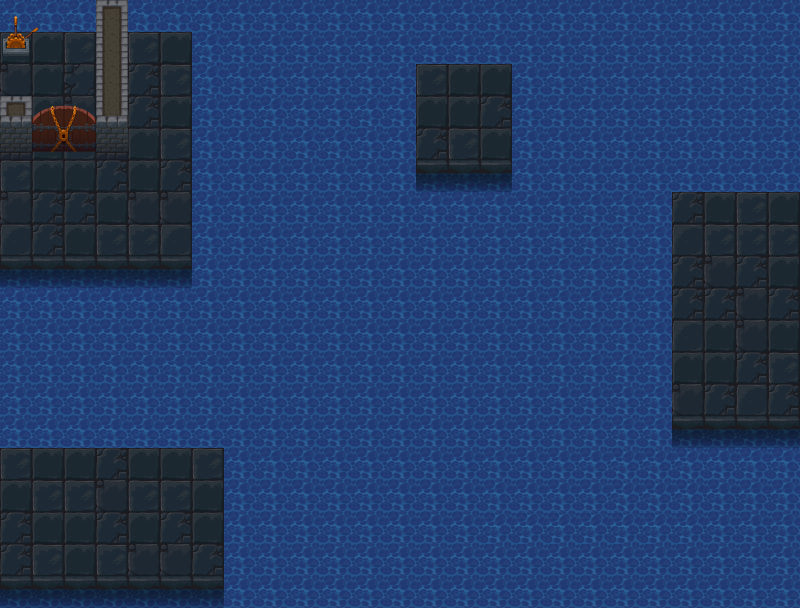

Tiled map render using the project's own tile images. Description and the map definition, with tile-layer contents summarised, below:
An orthogonal 25x19 tile map with 32x32 px tiles, 5 tile layers (bg, switchOff, switchOn, doorClosed, ...) and 23 objects (8x water, 3x 1, 3x collision, 2x 2, 2x key, ...).

<map version="1.0" tiledversion="1.1.4" orientation="orthogonal" renderorder="right-down" width="25" height="19" tilewidth="32" tileheight="32" infinite="0" nextobjectid="56">
 <tileset firstgid="1" name="tiles" tilewidth="32" tileheight="32" tilecount="240" columns="10">
  <image source="tiles.png" width="320" height="768" />
 </tileset>
 <layer name="bg" width="25" height="19">
  <properties>
   <property name="bg" value="1" />
  </properties>
  <data>[475 cells, 474 non-empty, 19 distinct tile ids]</data>
 </layer>
 <objectgroup name="teleport">
  <properties>
   <property name="teleport" value="1" />
  </properties>
  <object id="45" name="2" x="28.0838" y="474.184" width="41.0456" height="47.5265">
   <properties>
    <property name="from" value="2" />
   </properties>
  </object>
  <object id="43" name="1" x="124.217" y="477.291" width="39.492" height="42.2592">
   <properties>
    <property name="from" value="1" />
   </properties>
  </object>
  <object id="38" name="1" x="738.903" y="223.776" width="28.522" height="31.3014">
   <properties>
    <property name="to" value="1" />
   </properties>
  </object>
  <object id="44" name="2" x="138.174" y="42.1718" width="31.1271" height="33.027">
   <properties>
    <property name="to" value="2" />
   </properties>
  </object>
 </objectgroup>
 <layer name="switchOff" width="25" height="19">
  <properties>
   <property name="switchoff" value="1" />
  </properties>
  <data>[475 cells, 10 non-empty, 4 distinct tile ids]</data>
 </layer>
 <layer name="switchOn" width="25" height="19">
  <properties>
   <property name="switchon" value="1" />
  </properties>
  <data>[475 cells, 2 non-empty, 2 distinct tile ids]</data>
 </layer>
 <layer name="doorClosed" width="25" height="19">
  <properties>
   <property name="doorClosed" value="1" />
  </properties>
  <data>[475 cells, 4 non-empty, 4 distinct tile ids]</data>
 </layer>
 <layer name="fg" width="25" height="19">
  <properties>
   <property name="fg" value="1" />
  </properties>
  <data>[475 cells, 1 non-empty, 1 distinct tile ids]</data>
 </layer>
 <objectgroup name="openDoor">
  <properties>
   <property name="opendoor" value="1" />
  </properties>
  <object id="2" name="1" x="34.6226" y="144.264" width="61.5022" height="19.0279" />
 </objectgroup>
 <objectgroup name="door">
  <properties>
   <property name="door" value="1" />
  </properties>
  <object id="1" name="1" type="door" x="34.6095" y="119.498" width="61.5874" height="24.7193">
   <properties>
    <property name="need" value="key1" />
   </properties>
  </object>
 </objectgroup>
 <objectgroup name="item">
  <properties>
   <property name="item" value="1" />
  </properties>
  <object id="20" name="key1" type="key" x="451.774" y="106.962" width="21.5367" height="18.346">
   <properties>
    <property name="from" value="key1" />
   </properties>
  </object>
  <object id="36" name="lasso" type="lasso" x="686.71" y="349.13" width="27.0833" height="26.0417">
   <properties>
    <property name="from" value="lasso" />
   </properties>
  </object>
 </objectgroup>
 <objectgroup name="character">
  <object id="4" name="princess" type="player" x="77.047" y="540.693" width="10.9584" height="10.9584">
   <ellipse />
  </object>
 </objectgroup>
 <objectgroup name="itemChoose">
  <properties>
   <property name="itemchoose" value="1" />
  </properties>
  <object id="21" name="key1" type="key" x="435.82" y="86.2202" width="55.0382" height="53.4429" />
  <object id="37" name="lasso" type="lasso" x="674.489" y="337.537" width="47.2056" height="52.2633" />
 </objectgroup>
 <objectgroup name="openSwitch">
  <object id="10" type="opensw" x="-0.0233038" y="15.8157" width="47.4961" height="57.2577" />
 </objectgroup>
 <objectgroup name="collision">
  <object id="47" type="collision" x="96" y="1.28866" width="33.646" height="147.998" />
  <object id="48" type="collision" x="1.28866" y="116.346" width="32.7823" height="35.5191" />
  <object id="53" type="collision" x="1" y="26" width="32" height="29" />
 </objectgroup>
 <objectgroup name="water">
  <object id="11" type="water" x="201.675" y="0.7223" width="207.253" height="262.775" />
  <object id="13" type="water" x="-2.40378" y="271.142" width="665.691" height="164.264" />
  <object id="15" type="water" x="520.092" y="-0.217549" width="142.823" height="262.761" />
  <object id="31" type="water" x="234.213" y="433.23" width="562.51" height="172.969" />
  <object id="49" type="water" x="2.43769" y="592.358" width="221.22" height="15.845" />
  <object id="51" type="water" x="663.871" y="6.00669" width="139.205" height="177.61" />
  <object id="52" type="water" x="407.089" y="174.561" width="126.037" height="97.2834" />
  <object id="55" type="water" x="6.90225" y="-1.45365" width="191.782" height="27.4054" />
 </objectgroup>
</map>
